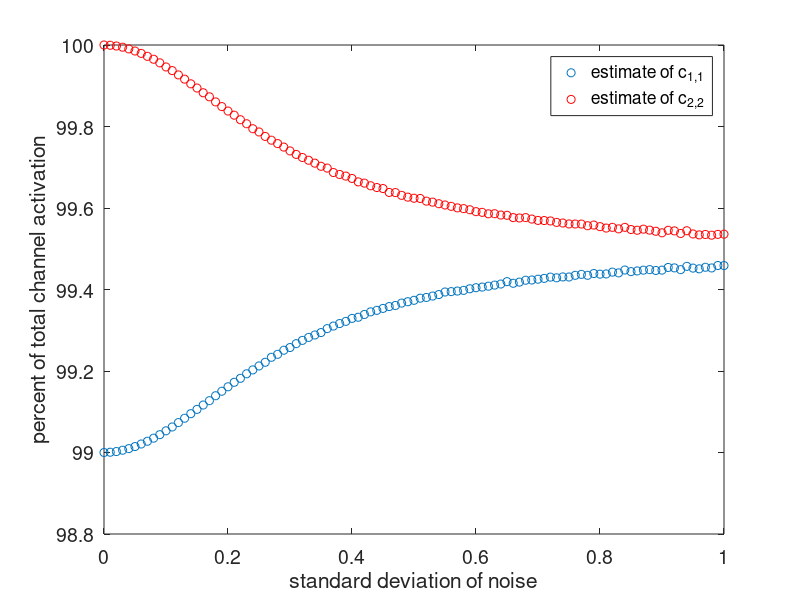
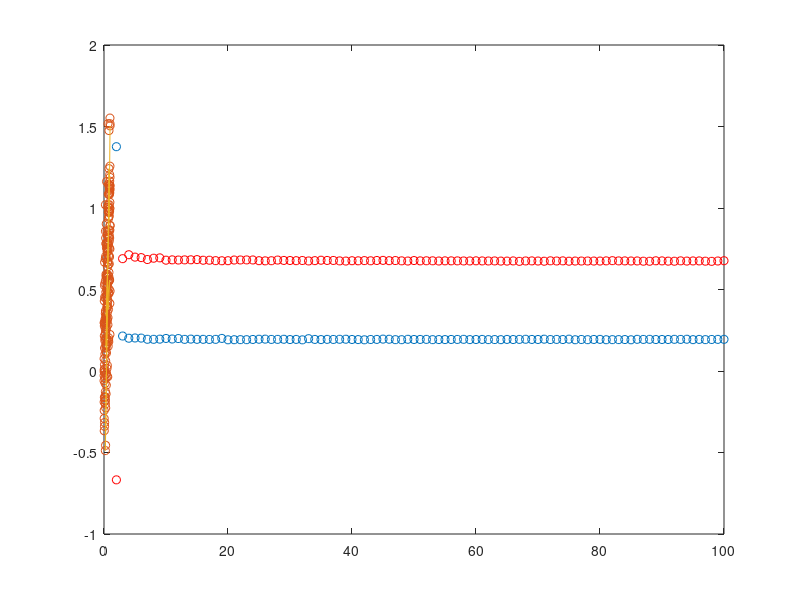

Source code (MATLAB) for these figures, in order:
%change noise
noise_val = 0:0.01:1;
low_val = zeros(1,length(noise_val));
high_val = zeros(1,length(noise_val));
for j = 1:length(noise_val)
	noise = noise_val(j);
	total = zeros(2,2);
	T = 1000;
	n_voxels = 100;
	for i = 1:T
		x = [100, 99; 99, 100];
		true_w = rand(n_voxels,2);
		true_y = true_w*x;
		y_obs = randn(n_voxels,2)*noise+ true_w*x;
		w_hat = y_obs*x'*inv(x*x');
		x_hat = inv(w_hat'*w_hat)*w_hat'*true_y;
		total = total + 1/T*x_hat;
	end
	low_val(j) = 1/2*(total(1,2) + total(2,1));
	high_val(j) = 1/2*(total(1,1) + total(2,2));
end
clf;
plot(noise_val,low_val,'o');
hold on;
plot(noise_val,high_val,'ro');
legend('estimate of c_{1,1}','estimate of c_{2,2}');
xlabel('standard deviation of noise','FontSize', 16);
ylabel('percent of total channel activation','FontSize', 16);
set(gca,'fontsize',14);

%change n_voxels
voxel_val = 2:100;
low_val = zeros(1,length(voxel_val));
high_val = zeros(1,length(voxel_val));
for j = 1:length(voxel_val)
	n_voxels = voxel_val(j);
	total = zeros(2,2);
	T = 1000;
	noise = 0.3;
	for i = 1:T
		x = [1, 0; 0, 1];
		true_w = rand(n_voxels,2);
		true_y = true_w*x;
		y_obs = randn(n_voxels,2)*noise+ true_w*x;
		w_hat = y_obs*x'*inv(x*x');
		x_hat = inv(w_hat'*w_hat)*w_hat'*true_y;
		total = total + 1/T*x_hat;
	end
	low_val(j) = 1/2*(total(1,2) + total(2,1));
	high_val(j) = 1/2*(total(1,1) + total(2,2));
end
figure;
plot(voxel_val,low_val,'o');
hold on;
plot(voxel_val,high_val,'ro');

%no bias here:
plot(true_w(:),w_hat(:),'o');
true_w(:)\w_hat(:); %about 1

%still, no bias here
big_second = true_w(:,2) > 0.9;
plot(true_w(big_second,1),w_hat(big_second,1));
true_w(big_second,1)\w_hat(big_second,1); %about 1





%regularization
total = zeros(2,2);
T = 10000;
n_voxels = 100;
lambda = 0.5;
for i = 1:T
	x = [1, 0; 0, 1];
	true_w = rand(n_voxels,2);
	true_y = true_w*x;
	noise = 0.3;
	y_obs = randn(n_voxels,2)*noise+ true_w*x;
	w_hat = y_obs*x'*inv(x*x' + lambda*eye(2));
	x_hat = inv(w_hat'*w_hat)*w_hat'*true_y;
	total = total + 1/T*x_hat;
end




%reverse regression :0  also seems to exhibit bias.
total = zeros(2,2);
T = 10000;
for i = 1:T
	n_voxels = 20;
	true_w = rand(2,n_voxels);
	x = [1, 0; 0, 1];
	true_y = pinv(true_w'*true_w)*true_w'*x;
	noise = 0.5;
	y_obs = randn(n_voxels,2)*noise+ true_y;
	w_hat = x*y_obs'*pinv(y_obs*y_obs');
	x_hat = w_hat*true_y;
	total = total + 1/T*x_hat;
end


%Simultaneously fit forward and reverse model
noise = 0.3;
total = zeros(2,2);
T = 1000;
n_voxels = 100;
x = [1, 0; 0, 1];
true_w = rand(n_voxels,2);
true_y = true_w*x;
y_obs = randn(n_voxels,2)*noise+ true_w*x;
w_hat = y_obs*x'*inv(x*x');
x_hat = inv(w_hat'*w_hat)*w_hat'*true_y;
v_hat = x*pinv(y_obs);
x_pred = v_hat*y_obs;
%it holds that v_hat*w_hat = ident, but not w_hat*v_hat is way off.
mean(mean(abs(w_hat*v_hat*true_y - true_y)));


